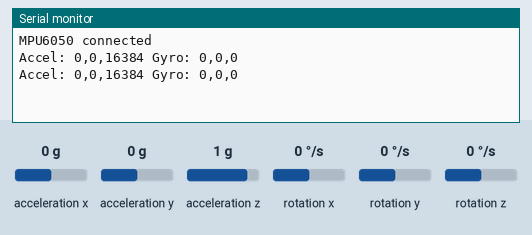
A sketch run on a simulated Arduino Uno, built with avr-gcc and run on an emulated ATmega328P. Shown: the last lines printed to the serial monitor. The inputs (shaded band) are chosen by the test bench; at power-on: acceleration x 0 g, acceleration y 0 g, acceleration z 1 g, rotation x 0 °/s, rotation y 0 °/s, rotation z 0 °/s.

Above: at 1.2 s.
1.3 s: acceleration x set to -1.4 g
At 2.6 s:
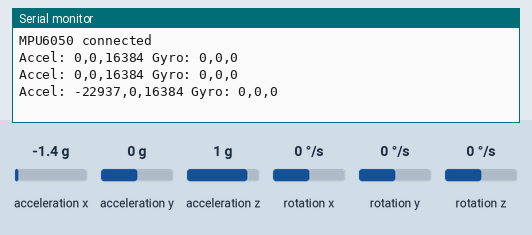
2.8 s: acceleration y set to -1.4 g
At 4.0 s:
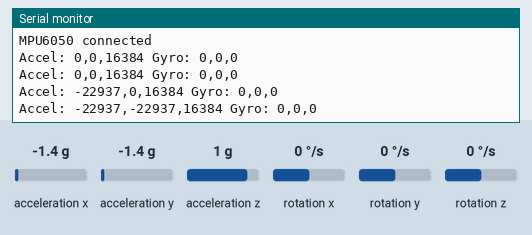
4.3 s: acceleration z set to -1.4 g
At 4.3 s:
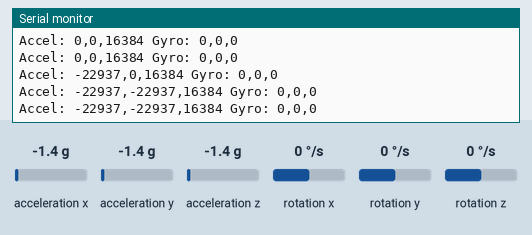
5.8 s: rotation x set to -192 °/s
At 7.1 s:
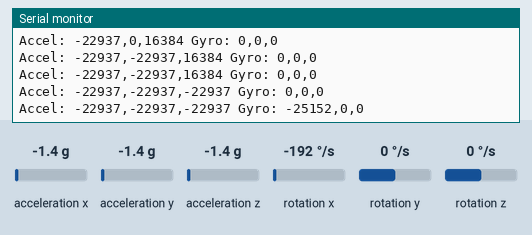
7.3 s: rotation y set to -192 °/s
At 8.2 s:
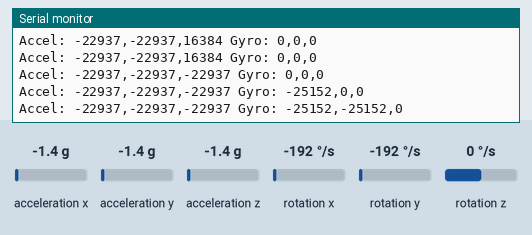

The sketch:

bluetooth_and_gyroscope.ino.ino
```cpp
#include <Wire.h>
#include <MPU6050.h>
#include <SoftwareSerial.h>

MPU6050 mpu;
SoftwareSerial BTSerial(10, 11);  // RX, TX for Bluetooth

void setup() {
    Serial.begin(115200);
    BTSerial.begin(9600);
    Wire.begin();
    mpu.initialize();

    if (mpu.testConnection()) {
        Serial.println("MPU6050 connected");
        BTSerial.println("MPU6050 connected");
    } else {
        Serial.println("MPU6050 connection failed");
        BTSerial.println("MPU6050 connection failed");
    }
}

void loop() {
    int16_t ax, ay, az, gx, gy, gz;
    mpu.getMotion6(&ax, &ay, &az, &gx, &gy, &gz);

    // Format data
    String data = "Accel: " + String(ax) + "," + String(ay) + "," + String(az) +
                  " Gyro: " + String(gx) + "," + String(gy) + "," + String(gz);

    Serial.println(data);
    BTSerial.println(data);  // Send data via Bluetooth

    delay(1000);
}
```

Measured:
- after the input at 1.3 s, the serial monitor: prints a new line after 0.80 s (image 1)
- after the input at 2.8 s, the serial monitor: prints a new line after 0.34 s (image 2)
- after the input at 5.8 s, the serial monitor: prints a new line after 0.48 s (image 4)
- after the input at 7.3 s, the serial monitor: prints a new line at once (image 5)
